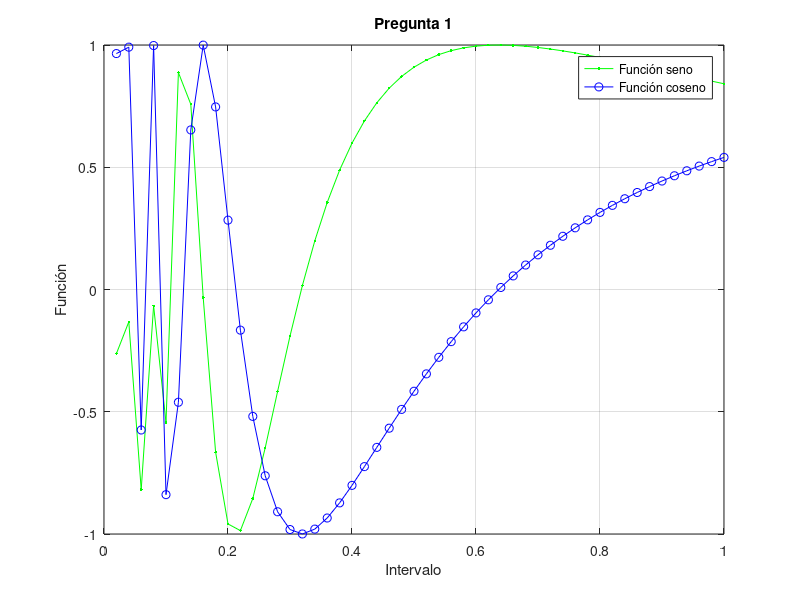
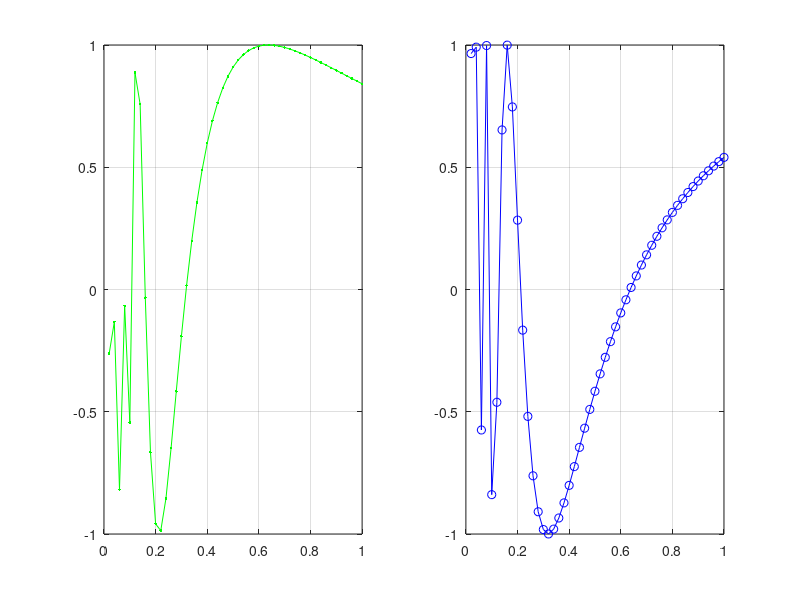

Source code (MATLAB) for these figures, in order:
%26.- Make a plot of the functions: f(x) = sin(1/x) and 
% f(x) = cos(1/x) over the interval [0:01; 0:1]. How do you 
% create x so that the plots look good?

clear all
clc

x= 0:0.02:1;
f1=sin(1./x);
f2=cos(1./x);    %IMPORTANTE usar el "." porque es un conjunto de valores

figure(1)   %Gráficas juntas
plot(x, f1, 'g.-')
grid
hold on
plot (x, f2, 'bo-')
hold off

title ('Pregunta 1')
xlabel ('Intervalo')
ylabel ('Función')
legend ('Función seno', 'Función coseno')


figure(2)   %Gráficas por separado
subplot(1,2,1)
plot(x, f1, 'g.-')
grid
subplot(1,2,2)
plot (x, f2, 'bo-')
grid


